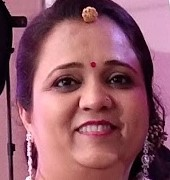
#> input picture training_data/images/t.jpg, 170 x 180 px, found by its file name
$ python clahe.py
#> lines starting #> are read from the running program, lines starting #| are printed output that depends on the picture
import cv2
import numpy as np
from matplotlib import pyplot as plt

img = cv2.imread('t.jpg',0)
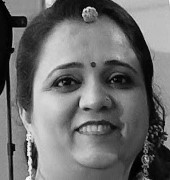
#> img: shape (180, 170); min 0, max 255, mean 109.1

# create a CLAHE object (Arguments are optional).
clahe = cv2.createCLAHE(clipLimit=2.0, tileGridSize=(8,8))
cl1 = clahe.apply(img)
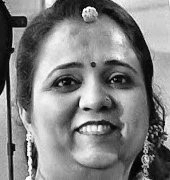
#> cl1: shape (180, 170); min 1, max 255, mean 128.2

cv2.imwrite('res2.jpg',cl1)

$ run again, with training_data/images/c2.jpg copied over training_data/images/t.jpg
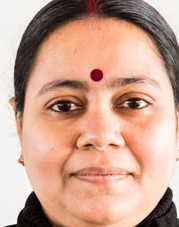
#> input picture training_data/images/c2.jpg, 179 x 227 px, found by its file name
#> `img = cv2.imread('t.jpg',0)`:
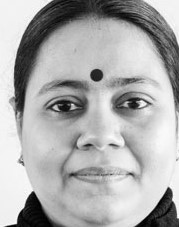
#> img: shape (227, 179); min 0, max 255, mean 172.7
#> `cl1 = clahe.apply(img)`:
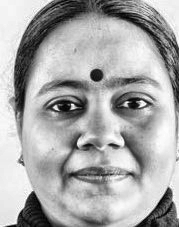
#> cl1: shape (227, 179); min 1, max 255, mean 169.4
